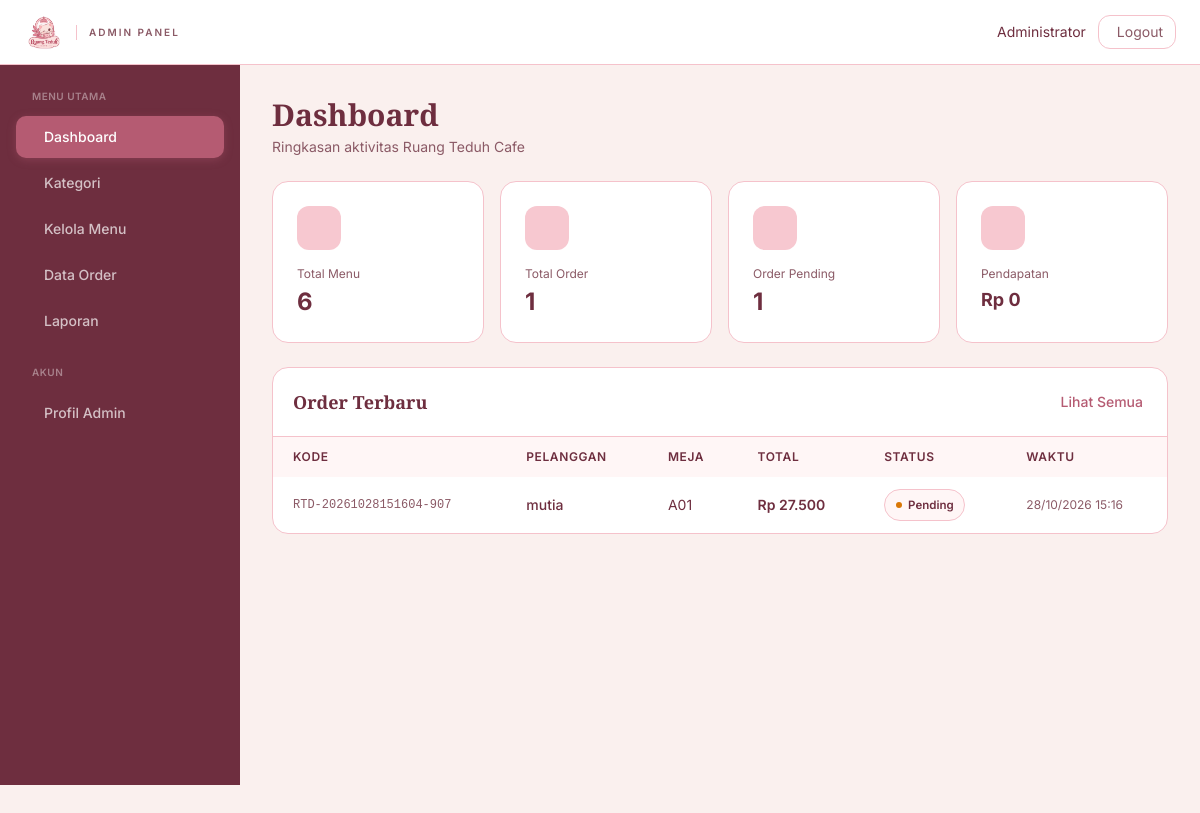
Screenshot of /admin/dashboard.php (signed in) with the database file from the repository.
### tables this page shows
CREATE TABLE `orders` (
  `id` int(11) UNSIGNED NOT NULL,
  `kode_order` varchar(30) NOT NULL,
  `pelanggan_id` int(11) UNSIGNED NOT NULL,
  `no_meja` varchar(10) NOT NULL,
  `subtotal` decimal(12,2) NOT NULL DEFAULT 0.00,
  `pajak` decimal(12,2) NOT NULL DEFAULT 0.00,
  `total_harga` decimal(12,2) NOT NULL DEFAULT 0.00,
  `metode_bayar` enum('cash','qris','debit','transfer') NOT NULL DEFAULT 'cash',
  `status` enum('pending','diproses','selesai','dibatalkan') NOT NULL DEFAULT 'pending',
  `catatan` text DEFAULT NULL,
  `waktu_order` datetime NOT NULL DEFAULT current_timestamp(),
  `waktu_selesai` datetime DEFAULT NULL,
  `created_at` timestamp NOT NULL DEFAULT current_timestamp()
);

CREATE TABLE `pelanggan` (
  `id` int(11) UNSIGNED NOT NULL,
  `nama` varchar(100) NOT NULL,
  `no_hp` varchar(20) DEFAULT NULL,
  `no_meja` varchar(10) NOT NULL,
  `waktu_datang` datetime NOT NULL DEFAULT current_timestamp(),
  `created_at` timestamp NOT NULL DEFAULT current_timestamp()
);

### includes/helpers.php (called while the page is built, shortened)
<?php
if (!function_exists('rupiah')) {
    function rupiah($angka) {
        return "Rp " . number_format((float)$angka, 0, ',', '.');
    }
}
?>

### admin/dashboard.php (the view, shortened to what this page needs)
<?php
require_once '../includes/auth.php';
$total_menu = mysqli_fetch_assoc(mysqli_query($koneksi, "SELECT COUNT(*) as j FROM menu"))['j'];
$total_order = mysqli_fetch_assoc(mysqli_query($koneksi, "SELECT COUNT(*) as j FROM orders"))['j'];
$total_pending = mysqli_fetch_assoc(mysqli_query($koneksi, "SELECT COUNT(*) as j FROM orders WHERE status='pending'"))['j'];
$total_pendapatan = mysqli_fetch_assoc(mysqli_query($koneksi, "SELECT COALESCE(SUM(total_harga),0) as j FROM orders WHERE status='selesai'"))['j'];
$recent_orders = mysqli_query($koneksi, "SELECT o.*, p.nama FROM orders o
    JOIN pelanggan p ON o.pelanggan_id = p.id
    ORDER BY o.waktu_order DESC LIMIT 5");
include '../includes/header.php';
?>
<div class="min-h-screen bg-cream">
    <nav class="bg-white border-b border-border-pink py-3 px-6 sticky top-0 z-50">
        <div class="flex items-center justify-between">
            <a href="<?= $base_url; ?>admin/dashboard.php" class="flex items-center gap-3">
                <img src="<?= $base_url; ?>assets/logo-brand.png" alt="Ruang Teduh" class="h-10 w-auto object-contain">
                <span class="hidden md:inline text-[10px] uppercase tracking-[2px] text-berry-soft font-semibold pl-3 border-l border-border-pink">Admin Panel</span>
            </a>
            <div class="flex items-center gap-3">
                <span class="text-sm text-berry hidden sm:block"><?= htmlspecialchars($_SESSION['admin_nama']); ?></span>
                <a href="<?= $base_url; ?>admin/logout.php"
                   class="inline-flex items-center gap-1.5 px-3 py-1.5 rounded-md border border-border-pink text-sm text-berry-soft hover:border-rose-dusty hover:text-rose-dusty transition-colors">
                    Logout
                </a>
            </div>
        </div>
    </nav>
    <div class="flex">
        <aside class="sidebar-admin w-60 flex-shrink-0 hidden md:block">
            <p class="text-[10px] uppercase tracking-wider text-white/40 font-semibold mb-3 px-4">Menu Utama</p>
            <ul class="space-y-1">
                <li><a href="<?= $base_url; ?>admin/dashboard.php" class="nav-link active">
                    <i class="ph ph-house text-lg"></i> Dashboard
                </a></li>
                <li><a href="<?= $base_url; ?>admin/kategori.php" class="nav-link">
                    <i class="ph ph-tag text-lg"></i> Kategori
                </a></li>
                <li><a href="<?= $base_url; ?>admin/menu.php" class="nav-link">
                    <i class="ph ph-coffee text-lg"></i> Kelola Menu
                </a></li>
                <li><a href="<?= $base_url; ?>admin/order.php" class="nav-link">
                    <i class="ph ph-receipt text-lg"></i> Data Order
                </a></li>
                <li><a href="<?= $base_url; ?>admin/laporan.php" class="nav-link">
                    <i class="ph ph-chart-line-up text-lg"></i> Laporan
                </a></li>
            </ul>
            <p class="text-[10px] uppercase tracking-wider text-white/40 font-semibold mb-3 mt-6 px-4">Akun</p>
            <ul class="space-y-1">
                <li><a href="<?= $base_url; ?>admin/profil.php" class="nav-link">
                    <i class="ph ph-user-circle text-lg"></i> Profil Admin
                </a></li>
            </ul>
        </aside>
        <main class="flex-1 p-6 lg:p-8 min-w-0">
            <div class="mb-6">
                <h1 class="font-display text-2xl md:text-3xl font-bold text-berry mb-1">Dashboard</h1>
                <p class="text-sm text-berry-soft">Ringkasan aktivitas Ruang Teduh Cafe</p>
            </div>
            <div class="grid grid-cols-2 lg:grid-cols-4 gap-4 mb-6">
                <div class="stat-card">
                    <div class="stat-card__icon"><i class="ph ph-coffee"></i></div>
                    <p class="text-xs text-berry-soft mb-1">Total Menu</p>
                    <p class="text-2xl font-bold text-berry"><?= $total_menu; ?></p>
                </div>
                <div class="stat-card">
                    <div class="stat-card__icon"><i class="ph ph-receipt"></i></div>
                    <p class="text-xs text-berry-soft mb-1">Total Order</p>
                    <p class="text-2xl font-bold text-berry"><?= $total_order; ?></p>
                </div>
                <div class="stat-card">
                    <div class="stat-card__icon"><i class="ph ph-clock"></i></div>
                    <p class="text-xs text-berry-soft mb-1">Order Pending</p>
                    <p class="text-2xl font-bold text-berry"><?= $total_pending; ?></p>
                </div>
                <div class="stat-card">
                    <div class="stat-card__icon"><i class="ph ph-currency-circle-dollar"></i></div>
                    <p class="text-xs text-berry-soft mb-1">Pendapatan</p>
                    <p class="text-lg font-bold text-berry"><?= rupiah($total_pendapatan); ?></p>
                </div>
            </div>
            <div class="bg-white rounded-lg border border-border-pink overflow-hidden">
                <div class="p-5 border-b border-border-pink flex items-center justify-between">
                    <h2 class="font-display text-lg font-bold text-berry">Order Terbaru</h2>
                    <a href="<?= $base_url; ?>admin/order.php" class="text-sm text-rose-dusty hover:text-rose-dark font-medium inline-flex items-center gap-1">
                        Lihat Semua <i class="ph ph-arrow-right"></i>
                    </a>
                </div>
                <div class="overflow-x-auto">
                    <table class="w-full text-sm">
                        <thead class="bg-cream-alt">
                            <tr class="text-left">
                                <th class="px-5 py-3 font-semibold text-berry text-xs uppercase tracking-wider">Kode</th>
                                <th class="px-5 py-3 font-semibold text-berry text-xs uppercase tracking-wider">Pelanggan</th>
                                <th class="px-5 py-3 font-semibold text-berry text-xs uppercase tracking-wider">Meja</th>
                                <th class="px-5 py-3 font-semibold text-berry text-xs uppercase tracking-wider">Total</th>
                                <th class="px-5 py-3 font-semibold text-berry text-xs uppercase tracking-wider">Status</th>
                                <th class="px-5 py-3 font-semibold text-berry text-xs uppercase tracking-wider">Waktu</th>
                            </tr>
                        </thead>
                        <tbody class="divide-y divide-border-pink">
                            <?php while ($o = mysqli_fetch_assoc($recent_orders)): ?>
                            <tr class="hover:bg-cream-alt/50">
                                <td class="px-5 py-3 font-mono text-xs text-berry-soft"><?= $o['kode_order']; ?></td>
                                <td class="px-5 py-3 font-medium text-berry"><?= htmlspecialchars($o['nama']); ?></td>
                                <td class="px-5 py-3 text-berry"><?= $o['no_meja']; ?></td>
                                <td class="px-5 py-3 font-semibold text-berry"><?= rupiah($o['total_harga']); ?></td>
                                <td class="px-5 py-3">
                                    <span class="badge-status" data-status="<?= $o['status']; ?>">
                                        <span class="dot"></span>
                                        <?= ucfirst($o['status']); ?>
                                    </span>
                                </td>
                                <td class="px-5 py-3 text-berry-soft text-xs"><?= date('d/m/Y H:i', strtotime($o['waktu_order'])); ?></td>
                            </tr>
                            <?php endwhile; ?>
                        </tbody>
                    </table>
                </div>
            </div>
        </main>
    </div>
</div>
<?php include '../includes/footer.php'; ?>

### assets/css/style.css (style rules this page uses)
:root { --rose-dusty: #B55B72; --rose-dark: #A94F67; --rose-soft: #C97A8E; --blush: #F7C8D0; --blush-light:#FADDE2; --cream: #FAF0EE; --cream-alt: #FFF6F6; --berry: #6E2E3F; --berry-soft: #8B5A66; --border-pink:#F5C2CB; --white: #FFFFFF; --shadow-xs: 0 1px 2px rgba(110, 46, 63, 0.04); --shadow-sm: 0 2px 6px rgba(110, 46, 63, 0.06); --shadow-md: 0 4px 14px rgba(110, 46, 63, 0.08); --shadow-lg: 0 12px 32px rgba(110, 46, 63, 0.10); }
* { -webkit-font-smoothing: antialiased; -moz-osx-font-smoothing: grayscale; box-sizing: border-box; }
html { scroll-behavior: smooth; }
body { font-family: 'Inter', system-ui, -apple-system, sans-serif; background-color: var(--cream); color: var(--berry); line-height: 1.6; font-size: 15px; overflow-x: hidden; }
h1, h2, h3, h4, h5, h6 { font-family: 'Playfair Display', Georgia, serif; font-weight: 700; color: var(--berry); line-height: 1.25; }
a { text-decoration: none; color: inherit; transition: color 150ms ease; }
.badge-status { display: inline-flex; align-items: center; gap: 0.4rem; padding: 0.3rem 0.65rem; border-radius: 999px; font-size: 0.72rem; font-weight: 600; background: var(--cream-alt); color: var(--berry); border: 1px solid var(--border-pink); }
.badge-status .dot { width: 6px; height: 6px; border-radius: 50%; display: inline-block; }
.badge-status[data-status="pending"] .dot { background: #d97706; }
.sidebar-admin { background: var(--berry); min-height: calc(100vh - 80px); padding: 1.5rem 1rem; position: sticky; top: 80px; align-self: flex-start; height: calc(100vh - 80px); overflow-y: auto; }
.sidebar-admin .nav-link { display: flex; align-items: center; gap: 0.75rem; padding: 0.65rem 1rem; border-radius: 10px; color: rgba(255, 255, 255, 0.7); font-weight: 500; font-size: 0.875rem; margin-bottom: 0.25rem; transition: all 150ms ease; }
.sidebar-admin .nav-link.active { background: var(--rose-dusty); color: var(--white); box-shadow: 0 2px 8px rgba(181, 91, 114, 0.35); }
.stat-card { background: var(--white); border: 1px solid var(--border-pink); border-radius: 16px; padding: 1.5rem; transition: box-shadow 250ms ease, transform 250ms ease; }
.stat-card__icon { width: 44px; height: 44px; border-radius: 12px; display: flex; align-items: center; justify-content: center; background: var(--blush); color: var(--rose-dark); margin-bottom: 1rem; font-size: 1.4rem; }

### rows the page displays
orders: kode_order "RTD-20261028151604-907", pelanggan.nama "mutia", no_meja "A01", total_harga "Rp 27.500", status "Pending", waktu_order "28/10/2026 15:16"

### other values shown
$_SESSION['admin_nama'] "Administrator"
$total_menu "6"
$total_order "1"
$total_pending "1"
rupiah($total_pendapatan) "Rp 0"
